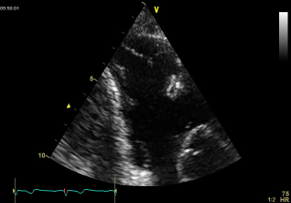
#> input picture Image Compression PCA/img2.png, 291 x 203 px, found by its file name
$ jupyter execute PCA_Image_Compression.ipynb
#> lines starting #> are read from the running program, lines starting #| are printed output that depends on the picture
# Image compression using PCA

## Import modules

[cell 1]
import cv2
import numpy as np
import matplotlib.pyplot as plt
from sklearn.decomposition import PCA

## Load images

[cell 2]
img = cv2.cvtColor(cv2.imread("C:/Users/lilib/Documents/Personal Projects/Image Compression PCA/img2.png"), cv2.COLOR_BGR2RGB)
plt.imshow(img)

[cell 3]
#split image into RGB
r, g, b = cv2.split(img)
r, g, b = r /255, g/255, b/255

# Plot the 3 channels
plt.figure(figsize=(10, 4))

plt.subplot(1, 3, 1)
plt.imshow(r)
plt.title('Red Channel')

plt.subplot(1, 3, 2)
plt.imshow(g)
plt.title('Green Channel')

plt.subplot(1, 3, 3)
plt.imshow(b)
plt.title('Blue Channel')

plt.show()
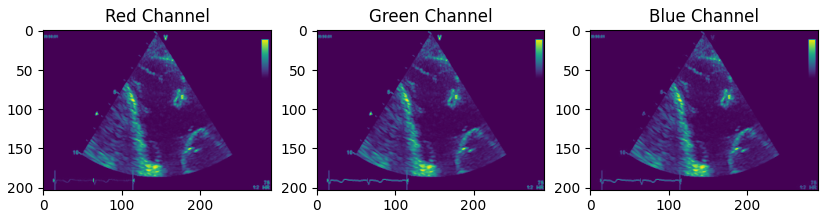
#> figure drawn by matplotlib, 3 panels

## PCA Components

[cell 4]
#Fix number of components
pca_components = 10

#PCA fit transform for each channel
pca_r = PCA(n_components=pca_components)
reduced_r = pca_r.fit_transform(r)
reduced_r.shape


pca_g = PCA(n_components=pca_components)
reduced_g = pca_g.fit_transform(g)
reduced_g.shape


pca_b = PCA(n_components=pca_components)
reduced_b = pca_b.fit_transform(r)
reduced_b.shape
#> Out = (203, 10)

[cell 5]
#Reconstruct each channel
reconstructed_r = pca_r.inverse_transform(reduced_r)
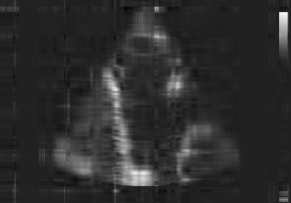
#> reconstructed_r: shape (203, 291) float64; min -0.153, max 1.02, mean 0.0553; drawn with min black and max white
reconstructed_r.shape

reconstructed_g = pca_g.inverse_transform(reduced_g)
reconstructed_g.shape

reconstructed_b = pca_b.inverse_transform(reduced_b)
reconstructed_b.shape


plt.figure(figsize=(15, 5))

# Original channels
plt.subplot(2, 3, 1)
plt.imshow(r)
plt.title('Original Red Channel')

plt.subplot(2, 3, 2)
plt.imshow(g)
plt.title('Original Green Channel')

plt.subplot(2, 3, 3)
plt.imshow(b)
plt.title('Original Blue Channel')

# Reconstructed channels
plt.subplot(2, 3, 4)
plt.imshow(reconstructed_r)
plt.title('Reconstructed Red Channel')

plt.subplot(2, 3, 5)
plt.imshow(reconstructed_g)
plt.title('Reconstructed Green Channel')

plt.subplot(2, 3, 6)
plt.imshow(reconstructed_b)
plt.title('Reconstructed Blue Channel')

plt.subplots_adjust(hspace=0.5) # Adjust the vertical space between the two rows
plt.show()

[cell 6]
img_reconstructed = cv2.merge([reconstructed_r, reconstructed_g, reconstructed_b])
plt.imshow(img_reconstructed)
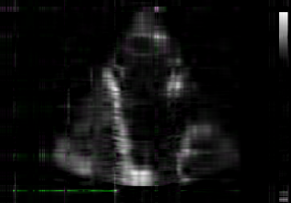
#> shown: shape (203, 291, 3) float64; mean R, G, B 0.0582, 0.0593, 0.0582
